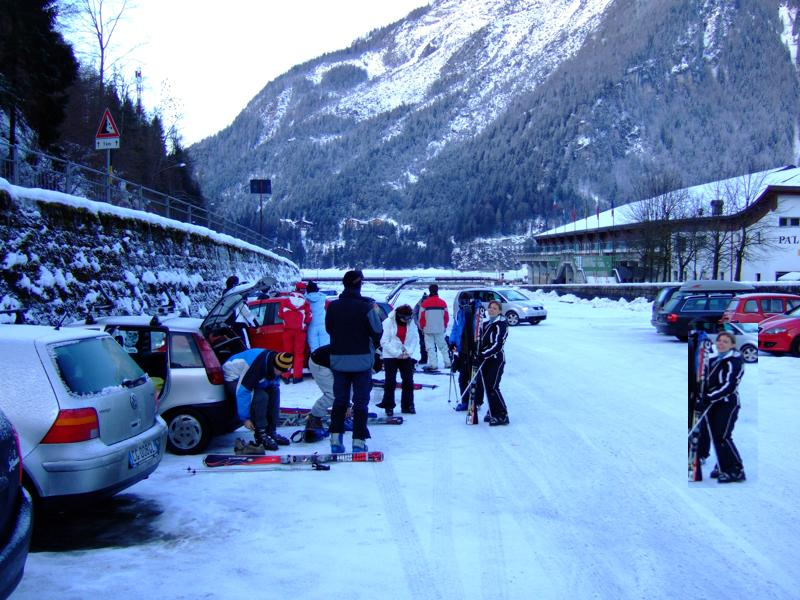
#> input picture MICC-F220/DSCF8tamp27.jpg, 800 x 600 px; its folder holds only this picture in this run
$ jupyter execute --allow-errors 'Copy Move Forgery Detection(DBSCAN Clustering).ipynb'   (shell and % lines are left out)
#> lines starting #> are read from the running program, lines starting #| are printed output that depends on the picture
## Copy Move Forgery Detection(DBSCAN Clustering)

This is an implementation to detect Copy move forgery detection using DBSCAN clustering using OpenCV and sklearn. This technique can be used to detect a forgery in many cases. However, the detection accuracy is not the best and can be improved further by other techniques.

[cell 1]
print("CoMoFoD using DBSCAN Clustering")

Installing OpenCV library for processing images

Installing an older version of opencv to use cv2.xfeatures2d.SIFT_create()

SIFT features extraction is moved from OpenCV as SIFT is patented. Downgraded OpenCV to use SIFT function in opencv.

Importing libraries

[cell 2]
import os
import cv2
import matplotlib.pyplot as plt
import re
from sklearn.cluster import DBSCAN  # For DBSCAN
import numpy as np

Creating an array of the paths of the images in the dataset folder (MICC-F220)

[cell 3]
image_paths=[] #List to store path of all images

for dirname, _, filenames in os.walk('./MICC-F220'):
    for filename in filenames:
        if '.txt' in filename:
            continue
        image_paths.append(os.path.join(dirname, filename))

Dividing the dataset into original and tampered sets

[cell 4]
original_images=[]
tampered_images=[]

for path in image_paths:

    if 'tamp' in path:              # As Observed from the above list tampered images name has tamp
        tampered_images.append(path)
    else:
        original_images.append(path)
tampered_images.sort()
original_images.sort()
print(len(original_images),len(tampered_images))

### Helper Functions

* **plot_image(img,size=(30,30))**: For plotting image.
* **siftDetector(img)**: For extracting SIFT features and descriptors.
* **get_original(tampered)**: Give the index of original image with the original image from the name of tampered image if present otherwise return -1.
* **show_sift_features(color_img, kp,size=(30,30),flag=None)**:  It marks the extracted features on the image and parameters are the image itself, kp are the SIFT keypoints and.

[cell 5]
def plot_image(img,size=(8,8)):
    plt.figure(figsize = size)
    plt.imshow(cv2.cvtColor(img,cv2.COLOR_BGR2RGB)) #Since opencv store images as BGR

def siftDetector(img):
    sift = cv2.xfeatures2d.SIFT_create()
    gray= cv2.cvtColor(img,cv2.COLOR_BGR2GRAY)
    key_points, descriptors = sift.detectAndCompute(gray, None)
    return key_points,descriptors

def get_original(tampered):
    name=re.findall(r'.*/(.*)tamp.*',tampered)
    original_index=-1
    if len(name)<1:
        return -1
    for index,names in enumerate(original_images):
        if name[0] in names:
            original_index=index
            break

    if original_index==-1:
        return original_index,-1
    else:
        image=cv2.imread(original_images[original_index])
        return image,original_index

def show_sift_features(color_img, kp,size=(8,8)):
    gray_img=cv2.cvtColor(color_img,cv2.COLOR_BGR2GRAY)
    plt.figure(figsize = size)
    plt.imshow(cv2.drawKeypoints(gray_img, kp, color_img.copy()))

Showing a tampered image
(taking the first image out of the list of tampered images: tampered_images[0])

[cell 6]
tampered1=cv2.imread(tampered_images[0])
#> tampered1 is the input picture: shape (600, 800, 3); mean B, G, R 178, 136.5, 108.6
plot_image(tampered1)

Getting the original image for the tampered image

[cell 7]
original1 , index=get_original(tampered_images[0])
if index!=-1:
    plot_image(original1)

## DBSCAN Clustering
It is a density-based clustering non-parametric algorithm: given a set of points in some space, it groups together points that are closely packed together (points with many nearby neighbors), marking as outliers points that lie alone in low-density regions (whose nearest neighbors are too far away).
The DBSCAN algorithm basically requires 2 parameters:
* **eps:** specifies how close points should be to each other to be considered a part of a cluster. It means that if the distance between two points is lower or equal to this value (eps), these points are considered neighbors.
* **minPoints:** the minimum number of points to form a dense region. For example, if we set the minPoints parameter as 5, then we need at least 5 points to form a dense region.

Now, I have defined two functions for making clusters and detection of forgery using those clusters.
* make_clusters(de,eps,min_sample): This function will perform DBSCAN clustering and the role of parameters (eps,min_sample) is described above, it take another parameter which is de which is basically SIFT descriptor of the image.
* locate_forgery(img,clustering,kps): This function takes the image clusters made and the SIFT keypoints to mark the forgery on the image. It does so by drawing lines between points classified into the same clusters.

[cell 8]
def make_clusters(de,eps=40,min_sample=2):
    clustering = DBSCAN(eps=eps, min_samples=min_sample).fit(de)
    return clustering

def locate_forgery(img,clustering,kps):
    forgery=img.copy()
    clusters = [[] for i in range(np.unique(clustering.labels_).shape[0]-1)]
    for idx in range(len(kps)):
        if clustering.labels_[idx]!=-1:
            clusters[clustering.labels_[idx]].append((int(kps[idx].pt[0]),int(kps[idx].pt[1])))
    for points in clusters:
        if len(points)>1:
            for idx1 in range(len(points)):
                for idx2 in range(idx1+1,len(points)):
                    cv2.line(forgery,points[idx2],points[idx1],(255,0,0),5)
    plot_image(forgery)

Let's check if we are able to detect forgery.

[cell 9]
#Firs let us extract SIFT features
key_points,descriptors=siftDetector(tampered1)
#> in siftDetector, `gray= cv2.cvtColor(img,cv2.COLOR_BGR2GRAY)`:
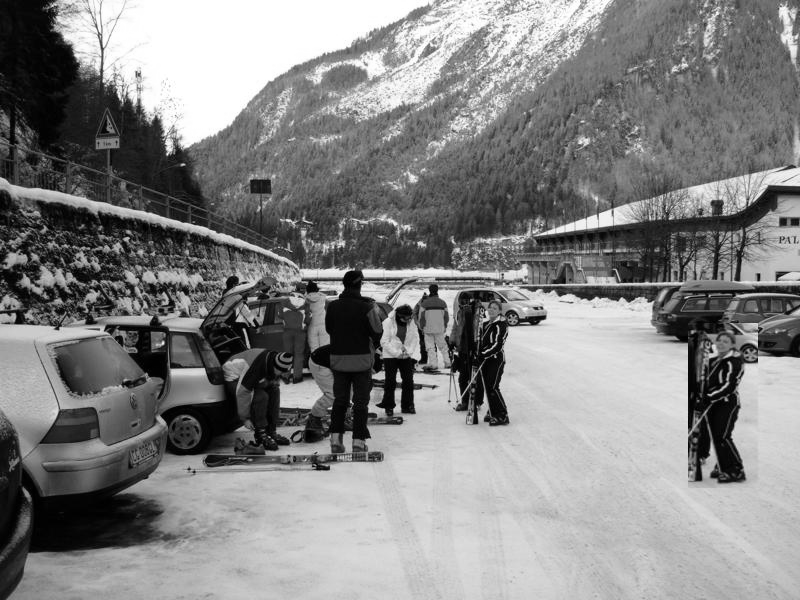
#> gray: shape (600, 800); min 0, max 255, mean 132.9
#> in siftDetector, `key_points, descriptors = sift.detectAndCompute(gray, None)`: key_points = 4259 keypoints; strongest (x, y, size): (399, 379, 4.6), (380, 376, 6.7), (398, 393, 5.9), (163, 343, 2.2)
show_sift_features(tampered1,key_points)
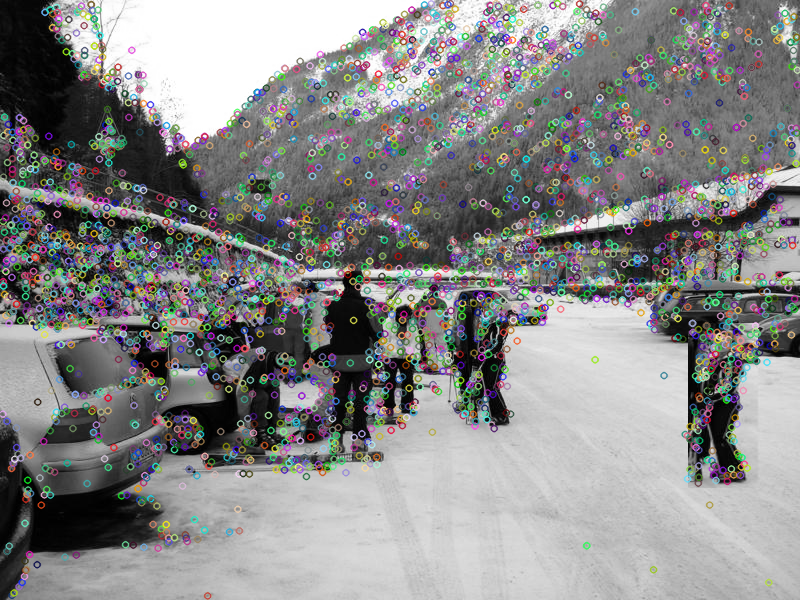
#> shown: shape (600, 800, 3); mean R, G, B 135.8, 135.9, 135.7

Make cluster and locate forgery

[cell 10]
#Now Let's make clusters and locate forgery

clusters=make_clusters(descriptors)
locate_forgery(tampered1,clusters,key_points)
